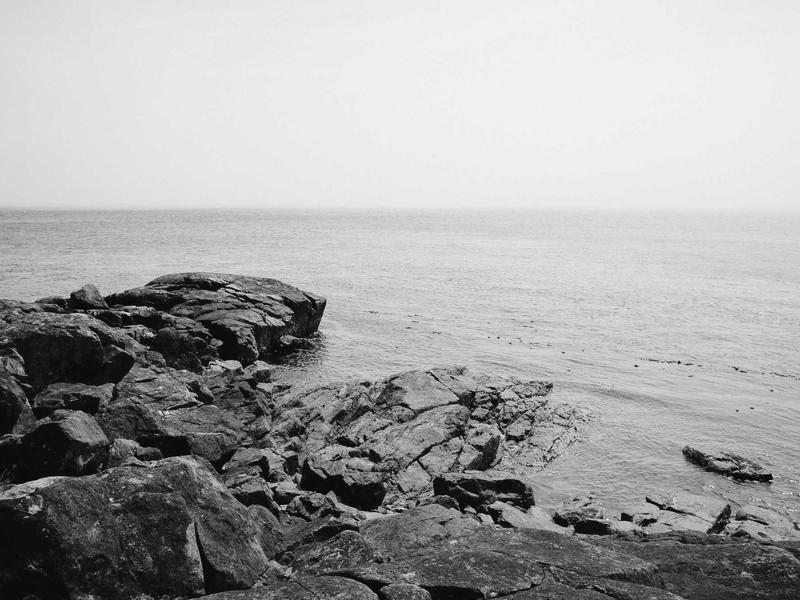
#> input picture test_data/extensive/source_images/source_6.png, 800 x 600 px
$ python debug_corr.py
#> lines starting #> are read from the running program, lines starting #| are printed output that depends on the picture; long printed decimals are rounded
from vulkan_tensor_matching import ImageData, VulkanTensorMatcher
from pathlib import Path
import math, numpy as np

# Check source_6.png: what's at position (669,59)?
src = Path("test_data/extensive/source_images")
img_path = src / "source_6.png"
from PIL import Image

img_pil = Image.open(img_path).convert("L")
#> img_pil is the input picture: PIL image 800x600 L; min 1, max 249, mean 164.5
img_np = np.array(img_pil).astype(np.float32) / 255.0

# Check all failing images
for name, tl, wrong in [
    ("source_6.png", (102, 262), (669, 59)),
    ("source_16.png", (358, 354), (421, 254)),
    ("source_4.png", (658, 270), (576, 59)),
]:
    img_path = src / name
    img = Image.open(img_path).convert("L")
    arr = np.array(img).astype(np.float32) / 255.0

    t = arr[tl[1] : tl[1] + 64, tl[0] : tl[0] + 64]
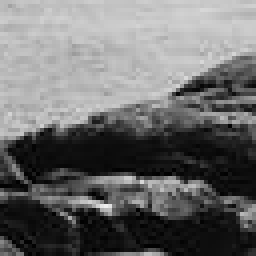
#> t: shape (64, 64) float32 (shown 4 times larger); min 0.00392, max 0.929, mean 0.419
    w = arr[wrong[1] : wrong[1] + 64, wrong[0] : wrong[0] + 64]

    print(f"\n{name}:")
    print(
        f"  GT   ({tl[0]},{tl[1]}): var={t.var():.6f}, std={t.std():.4f}, mean={t.mean():.4f}"
    )
#|   GT   (102,262): var=0.09078, std=0.3013, mean=0.4192
    print(
        f"  Wrong({wrong[0]},{wrong[1]}): var={w.var():.8f}, std={w.std():.6f}, mean={w.mean():.4f}"
    )
#|   Wrong(669,59): var=1.448e-05, std=0.003805, mean=0.9364

    # Check if wrong patch is almost uniform
    print(
        f"  Wrong patch min={w.min():.4f} max={w.max():.4f} range={w.max() - w.min():.6f}"
    )
#|   Wrong patch min=0.9216 max=0.9529 range=0.03137

    # CPU NCC
    t_norm = (t - t.mean()) / (t.std() * 64)
    w_std = max(w.std(), 1e-6)
#> w_std = 0.00381
    w_norm = (w - w.mean()) / (w_std * 64)
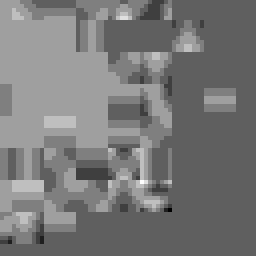
#> w_norm: shape (64, 64) float32 (shown 4 times larger); min -0.061, max 0.0678, mean -1.75e-07; drawn with min black and max white
    ncc = np.sum(t_norm * w_norm)
#> ncc = 0.274
    print(f"  CPU NCC: {ncc:.6f}")
#|   CPU NCC: 0.2737
#> pass 2 of the loop `for name, tl, wrong in [`:
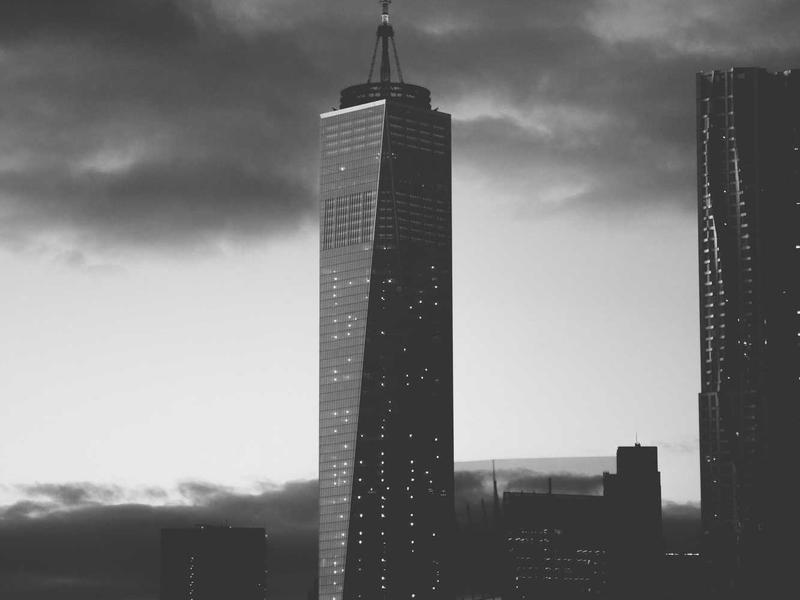
#> input picture test_data/extensive/source_images/source_16.png, 800 x 600 px
#> img is the input picture: PIL image 800x600 L; min 18, max 255, mean 123.6
#> `w = arr[wrong[1] : wrong[1] + 64, wrong[0] : wrong[0] + 64]`:
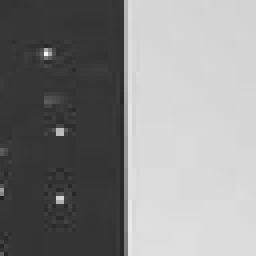
#> w: shape (64, 64) float32 (shown 4 times larger); min 0.125, max 0.965, mean 0.538
#|   GT   (358,354): var=0.003293, std=0.0574, mean=0.2202
#|   Wrong(421,254): var=0.1007, std=0.3174, mean=0.5379
#|   Wrong patch min=0.1255 max=0.9647 range=0.8392
#> w_std = 0.317
#> `w_norm = (w - w.mean()) / (w_std * 64)`:
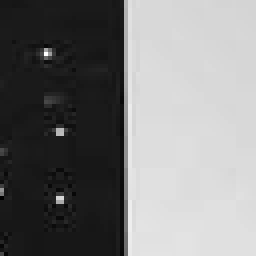
#> w_norm: shape (64, 64) float32 (shown 4 times larger); min -0.0203, max 0.021, mean -3.67e-09; drawn with min black and max white
#> ncc = -0.219
#|   CPU NCC: -0.219
#> pass 3 of the loop `for name, tl, wrong in [`:
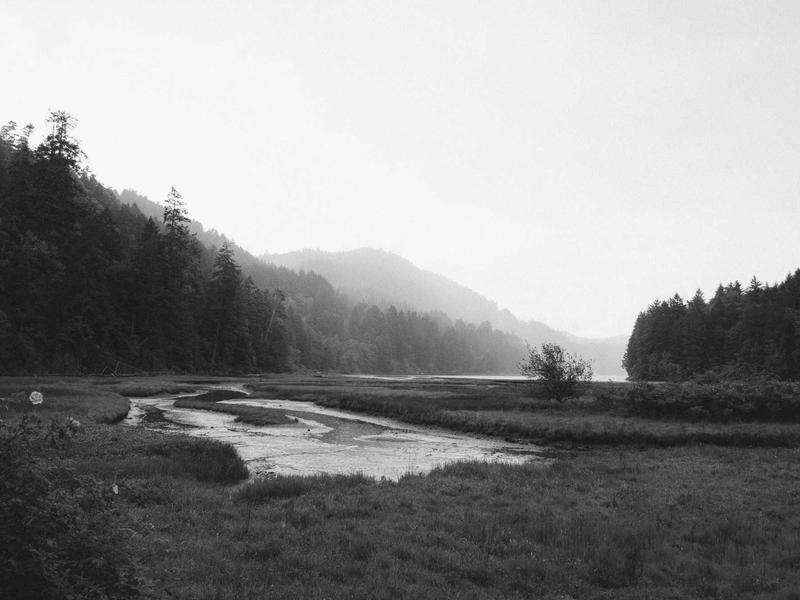
#> input picture test_data/extensive/source_images/source_4.png, 800 x 600 px
#> img is the input picture: PIL image 800x600 L; min 14, max 253, mean 145.2
#|   GT   (658,270): var=0.1207, std=0.3474, mean=0.5444
#|   Wrong(576,59): var=3.043e-05, std=0.005517, mean=0.9307
#|   Wrong patch min=0.9137 max=0.9490 range=0.03529
#> `t_norm = (t - t.mean()) / (t.std() * 64)`:
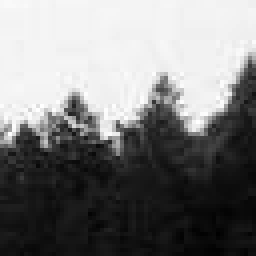
#> t_norm: shape (64, 64) float32 (shown 4 times larger); min -0.0187, max 0.0194, mean 9.31e-10; drawn with min black and max white
#> w_std = 0.00552
#> `w_norm = (w - w.mean()) / (w_std * 64)`:
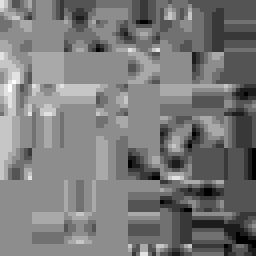
#> w_norm: shape (64, 64) float32 (shown 4 times larger); min -0.048, max 0.052, mean -2.31e-07; drawn with min black and max white
#> ncc = 0.184
#|   CPU NCC: 0.1841

# Check what all the 'wrong' position have in common
print("\n\nChecking what positions have corr=1.0 in source_6.png:")
arr = np.array(Image.open(src / "source_6.png").convert("L")).astype(np.float32) / 255.0
t = arr[262:326, 102:166]
t_norm = (t - t.mean()) / (t.std() * 64)
for wy in range(59, 200, 5):
    for wx in range(0, 800 - 64, 40):
        p = arr[wy : wy + 64, wx : wx + 64]
        if p.var() < 1e-4:  # nearly flat
            p_std = max(p.std(), 1e-6)
            p_norm = (p - p.mean()) / (p_std * 64)
            ncc = np.sum(t_norm * p_norm)
            if abs(ncc) > 0.2:
                print(f"  ({wx},{wy}) var={p.var():.2e} ncc={ncc:.4f}")
#> this loop made 29 passes
#> (printed output is left out)
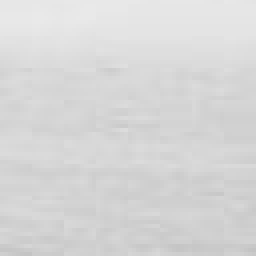
#> p: shape (64, 64) float32 (shown 4 times larger); min 0.765, max 0.914, mean 0.844
